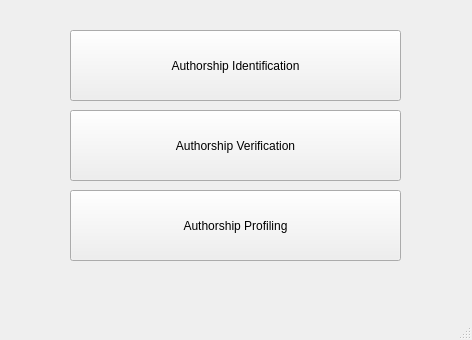
<?xml version="1.0" encoding="UTF-8"?>
<ui version="4.0">
 <class>MainWindow</class>
 <widget class="QMainWindow" name="MainWindow">
  <property name="geometry">
   <rect>
    <x>0</x>
    <y>0</y>
    <width>472</width>
    <height>340</height>
   </rect>
  </property>
  <property name="windowTitle">
   <string>MainWindow</string>
  </property>
  <widget class="QWidget" name="centralwidget">
   <widget class="QPushButton" name="pushButton">
    <property name="geometry">
     <rect>
      <x>70</x>
      <y>30</y>
      <width>331</width>
      <height>71</height>
     </rect>
    </property>
    <property name="text">
     <string>Authorship Identification</string>
    </property>
   </widget>
   <widget class="QPushButton" name="pushButton_2">
    <property name="geometry">
     <rect>
      <x>70</x>
      <y>110</y>
      <width>331</width>
      <height>71</height>
     </rect>
    </property>
    <property name="text">
     <string>Authorship Verification</string>
    </property>
   </widget>
   <widget class="QPushButton" name="pushButton_3">
    <property name="geometry">
     <rect>
      <x>70</x>
      <y>190</y>
      <width>331</width>
      <height>71</height>
     </rect>
    </property>
    <property name="text">
     <string>Authorship Profiling</string>
    </property>
   </widget>
  </widget>
  <widget class="QMenuBar" name="menubar">
   <property name="geometry">
    <rect>
     <x>0</x>
     <y>0</y>
     <width>472</width>
     <height>21</height>
    </rect>
   </property>
  </widget>
  <widget class="QStatusBar" name="statusbar"/>
 </widget>
 <resources/>
 <connections/>
</ui>
